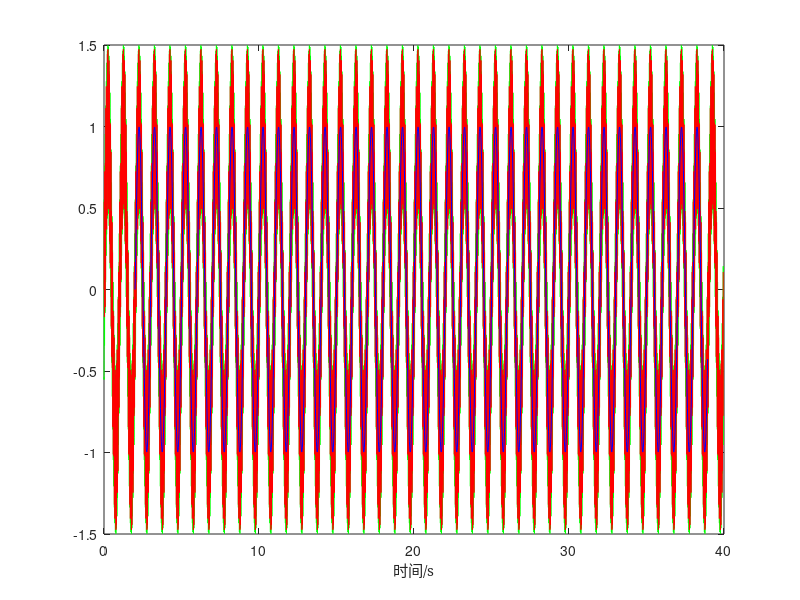
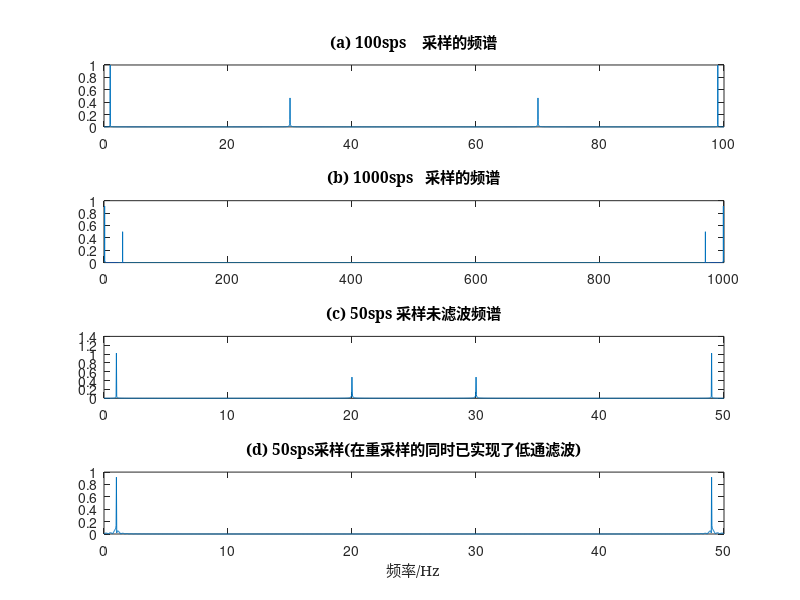
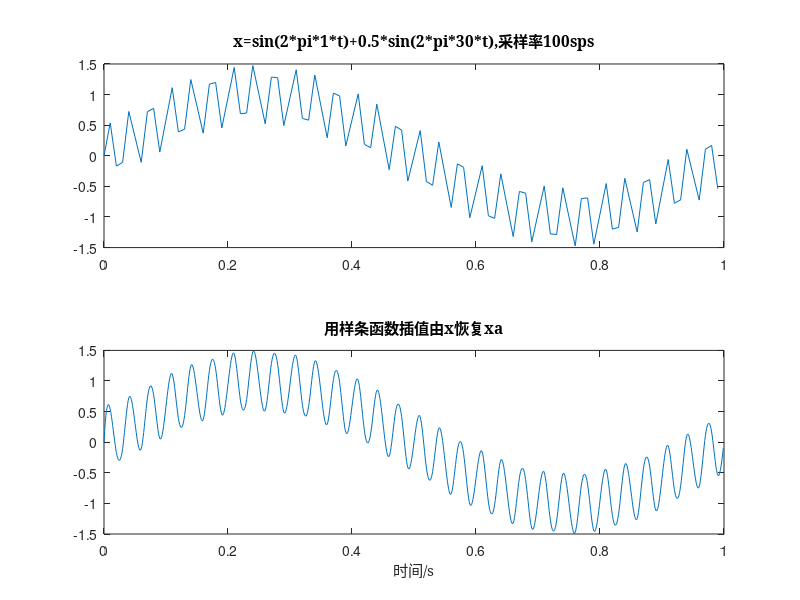

The MATLAB source for these figures, in order:
%%向下重采样
clearvars
orgInv      = 0.01;                            %原采样间隔（每秒100点）
newInv      = 0.02;                            %新采样间隔（每秒50点）
orgDatLen   = 4096;                            %原数据点数
newDatLen   = floor(orgDatLen*orgInv/newInv);  %新数据点数
orgFs       = 1/orgInv;                        %原采样率
newFs       = 1/newInv;                        %新采样率
orgCutFre   = orgFs/2;                         %原截止频率=1/2采样率
ratio       = newInv/orgInv;                   %新采样间隔/原采样间隔
zeta        = newFs/(2*orgCutFre);             %重采样的低通滤波器参数
%--------------------------------------------------------------------------
figure;
%--绘制采样率为1000和100的波形-------------------------------------------------
t1000=0:0.001:orgDatLen*orgInv-1;
mix1000=sin(2*pi*1*(t1000+1-orgInv))+0.5*sin(2*pi*30*(t1000+1-orgInv));
plot(t1000,mix1000,'g')
hold on

t100=(0:orgDatLen-1)/orgFs;
mix100=sin(2*pi*1*t100)+0.5*sin(2*pi*30*t100);
plot(t100(1+1:orgDatLen-orgFs),mix100(1+orgFs:orgDatLen-1),'r');
hold on

%--向下采样为50采样率---------------------------------------------------------
% Sinc是一个滤波器，它除去给定带宽之上的信号分量而只保留低频信号的理想电子滤波器。
% 理想的Sinc滤波器（矩形滤波器）,有无限的延迟，现实世界中的滤波器只能是它的一个近似。
comSta = floor(orgFs/ratio)+orgFs+1;
comEnd = newDatLen-floor(orgFs/ratio)-1;
difDat = zeros(1,comEnd);                     %初始化重采样序列
for m=comSta:comEnd
    for n=floor(m*ratio)-orgFs:1:floor(m*ratio)+orgFs
        difDat(m)=difDat(m)+zeta*mix100(n)*sinc(zeta*(m*ratio-n));
    end
end

t50=(0:newDatLen-1)/newFs;
%???为什么乘重采样的低通滤波器参数（zeta）???
%plot(tt1(floor(Fs0/ratio)+Fs0+1-Fs1+1:N1-floor(Fs0/ratio)-1-Fs1+1),x(floor(Fs0/ratio)+Fs0+1:N1-floor(Fs0/ratio)-1)*zeta,'b');
%hold on
plot(t50(orgFs+1:newDatLen-2*newFs),difDat(newFs+orgFs:newDatLen-newFs-1),'b');
hold on
xlabel('时间/s','FontName','SimSun')

%--计算不同采样率波形频谱------------------------------------------------------
figure;
fft100=abs(fft(mix100,orgDatLen));
f=(0:(orgDatLen-1))*orgFs/orgDatLen;
subplot(4,1,1);
plot(f,fft100*2/orgDatLen);
title('(a) 100sps    采样的频谱','FontName','SimSun')

%???为什么使用32768（4096×8)???
fft1000=abs(fft(mix1000,32768));
fz=(0:(32768-1))/(32768*0.001);
subplot(4,1,2);
plot(fz,2*fft1000/32768);
title('(b) 1000sps   采样的频谱','FontName','SimSun');

Nx=length(difDat);
xn1=sin(2*pi*1*t50)+0.5*sin(2*pi*30*t50);
subplot(4,1,3);
fft50=abs(fft(xn1));
fxn1=((0:newDatLen-1))*newFs/newDatLen;
plot(fxn1,fft50*2/Nx);
title('(c) 50sps 采样未滤波频谱','FontName','SimSun');

subplot(4,1,4)
xfft=abs(fft(difDat));  
fx=(0:Nx-1)*newFs/Nx;
plot(fx,2*xfft/Nx);
title('(d) 50sps采样(在重采样的同时已实现了低通滤波)','FontName','SimSun');
xlabel('频率/Hz','FontName','SimSun');

%--用样条函数（spline)模拟信号恢复----------------------------------------------
figure;
subplot(2,1,1)
plot(t100(1:100),mix100(1:100));
title('x=sin(2*pi*1*t)+0.5*sin(2*pi*30*t),采样率100sps','FontName','SimSun');

subplot(2,1,2)
ty1=0:0.001:orgDatLen*orgInv;
n=0:orgDatLen-1;
xa=spline(n*orgInv,mix100,ty1);
plot(ty1(1:1000),xa(1:1000))
title('用样条函数插值由x恢复xa','FontName','SimSun');
xlabel('时间/s','FontName','SimSun');
